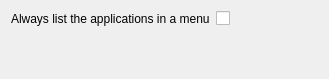
<?xml version="1.0" encoding="UTF-8"?>
<ui version="4.0">
 <class>GeneralConfig</class>
 <widget class="QWidget" name="GeneralConfig">
  <property name="geometry">
   <rect>
    <x>0</x>
    <y>0</y>
    <width>329</width>
    <height>79</height>
   </rect>
  </property>
  <property name="windowTitle">
   <string>Form</string>
  </property>
  <layout class="QFormLayout" name="formLayout">
   <item row="0" column="0">
    <widget class="QLabel" name="label">
     <property name="text">
      <string>Always list the applications in a menu</string>
     </property>
    </widget>
   </item>
   <item row="0" column="1">
    <widget class="QCheckBox" name="alwaysUseDialog">
     <property name="text">
      <string/>
     </property>
    </widget>
   </item>
  </layout>
 </widget>
 <resources/>
 <connections/>
</ui>
